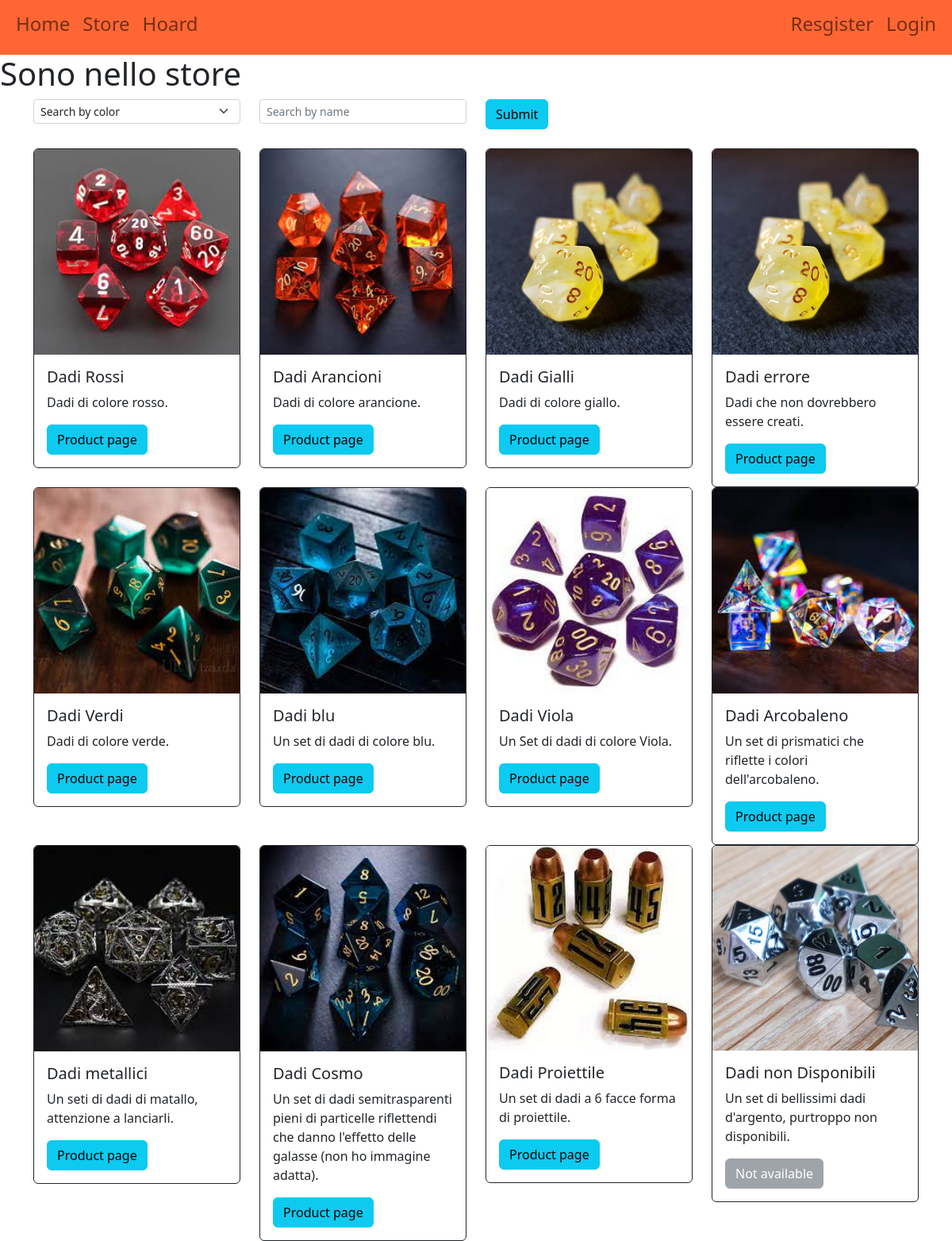
/store/, run on the app's committed database.
### store/models.py (models this page shows, shortened)
class Dice(models.Model):
    COLORS = [
        ("R","Red"),
        ("O","Orange"),
        ("Y","Yellow"),
        ("G","Green"),
        ("B","Blue"),
        ("P","Purple"),
        ("N","Black"),
        ("W","White"),
        ("M","Metal"),
    ]
    code = models.CharField(max_length=255, primary_key=True, unique=True)
    name = models.CharField(max_length=50)
    number_of_pices = models.PositiveSmallIntegerField()
    primary_color = models.CharField(max_length=1, choices=COLORS)
    description = models.CharField(max_length=300)
    seller = models.ForeignKey(User,on_delete=models.SET_NULL,null=True)
    available = models.BooleanField()
    price = models.FloatField()
    image = models.ImageField(upload_to='uploads/',null= True)

### store/views.py (the view)
# urls.py: path('store/', include('store.urls')),
def store(request):
    if request.method == "POST":
        colore = request.POST['color']
        nome= request.POST['name']
        if colore != "none" and nome != "":
            dices= Dice.objects.filter(primary_color__exact=colore,name__iexact=nome)
        else:
            if colore != "none":
                dices = Dice.objects.filter(primary_color__exact=colore)
            if  nome != "":
                dices = Dice.objects.filter(name__iexact=nome)
        if nome == "":
            if colore == "none":
                dices = Dice.objects.all()
    else:
        if request.user.is_authenticated:
            ret = rater.set_up_prediction()
            dices = sorted(dices, key = lambda d: suggestion(request.user.username,d.code,ret))
        else:
            dices = Dice.objects.all()
            dices = dices.reverse()
    if not dices:
        vuoto = True
    else:
        vuoto = False
    ctx = {
            'dices' :   dices,
            'vuoto' : vuoto,
            'MEDIA_URL' : settings.MEDIA_URL
        }
    return render(request, template_name='store/store.html', context=ctx)

### templates/store/store.html (shortened to what this page needs)
{% extends "base.html" %}
{% block head %}
    {% load static %}
{% endblock %}
{% block content %}
    <h1>Sono nello store</h1>
        <form class="container" method="post">{% csrf_token %}
            <div class="form-group">
            <div class="row">
                <div class="col-sm-3">
                    <select name='color' class="form-select form-select-sm" aria-label=".form-select-sm">
                        <option value="none" selected>Search by color</option>
                    </select>
                </div>
                <div class="col-sm-3">
                    <input name="name" class="form-control form-control-sm" type="text" placeholder="Search by name">
                </div>
                <div class="col-sm-1">
                    <button type="submit" class="btn btn-info">Submit</button>
                </div>
            </div>
            </div>
        </form>
        <br>
        {% if vuoto %}
        <div class="text-center">
            <img src="{%static 'set/empty.png' %}" class="img-fluid" alt="Try search something else">
        </div>
        {% else %}
        <div class="container">
            <div class="row justify-content-md-center">
                {% for dice in dices %}
                <div class="col-sm-3">
                    <div class="card border-dark">
                        <img class="card-img-top border-dark" src="{{ MEDIA_URL }}{{dice.image}}" onerror="this.src='{%static 'set/set_default.png' %}'">
                        <div class="card-body">
                            <h5 class="card-title">{{ dice.name }}</h5>
                            <p class="card-text">{{ dice.description }}.</p>
                            {% if dice.available %}
                                <a href="{% url 'store:purchase' code=dice.code %}" class="btn btn-info">Product page</a>
                            {%else%}
                                <a href="" class="btn btn-secondary disabled" >Not available</a>
                            {% endif %}
                        </div>
                    </div>
                </div>
                {% endfor %}
            </div>
        </div>
        {% endif %}
{% endblock %}

### data on the page
Dice: image (picture), name "Dadi Rossi", description "Dadi di colore rosso", available "Product page"
Dice: image (picture), name "Dadi Arancioni", description "Dadi di colore arancione", available "Product page"
Dice: image (picture), name "Dadi Gialli", description "Dadi di colore giallo", available "Product page"
Dice: image (picture), name "Dadi errore", description "Dadi che non dovrebbero essere creati", available "Product page"
Dice: image (picture), name "Dadi Verdi", description "Dadi di colore verde", available "Product page"
Dice: image (picture), name "Dadi blu", description "Un set di dadi di colore blu", available "Product page"
Dice: image (picture), name "Dadi Viola", description "Un Set di dadi di colore Viola", available "Product page"
Dice: image (picture), name "Dadi Arcobaleno", description "Un set di prismatici che riflette i colori dell'arcobaleno", available "Product page"
Dice: image (picture), name "Dadi metallici", description "Un seti di dadi di matallo, attenzione a lanciarli", available "Product page"
Dice: image (picture), name "Dadi Cosmo", description "Un set di dadi semitrasparenti pieni di particelle riflettendi che danno l'effetto delle galasse (non ho immagine adatta)", available "Product page"
Dice: image (picture), name "Dadi Proiettile", description "Un set di dadi a 6 facce forma di proiettile", available "Product page"
Dice: image (picture), name "Dadi non Disponibili", description "Un set di bellissimi dadi d'argento, purtroppo non disponibili", available "Not available"
